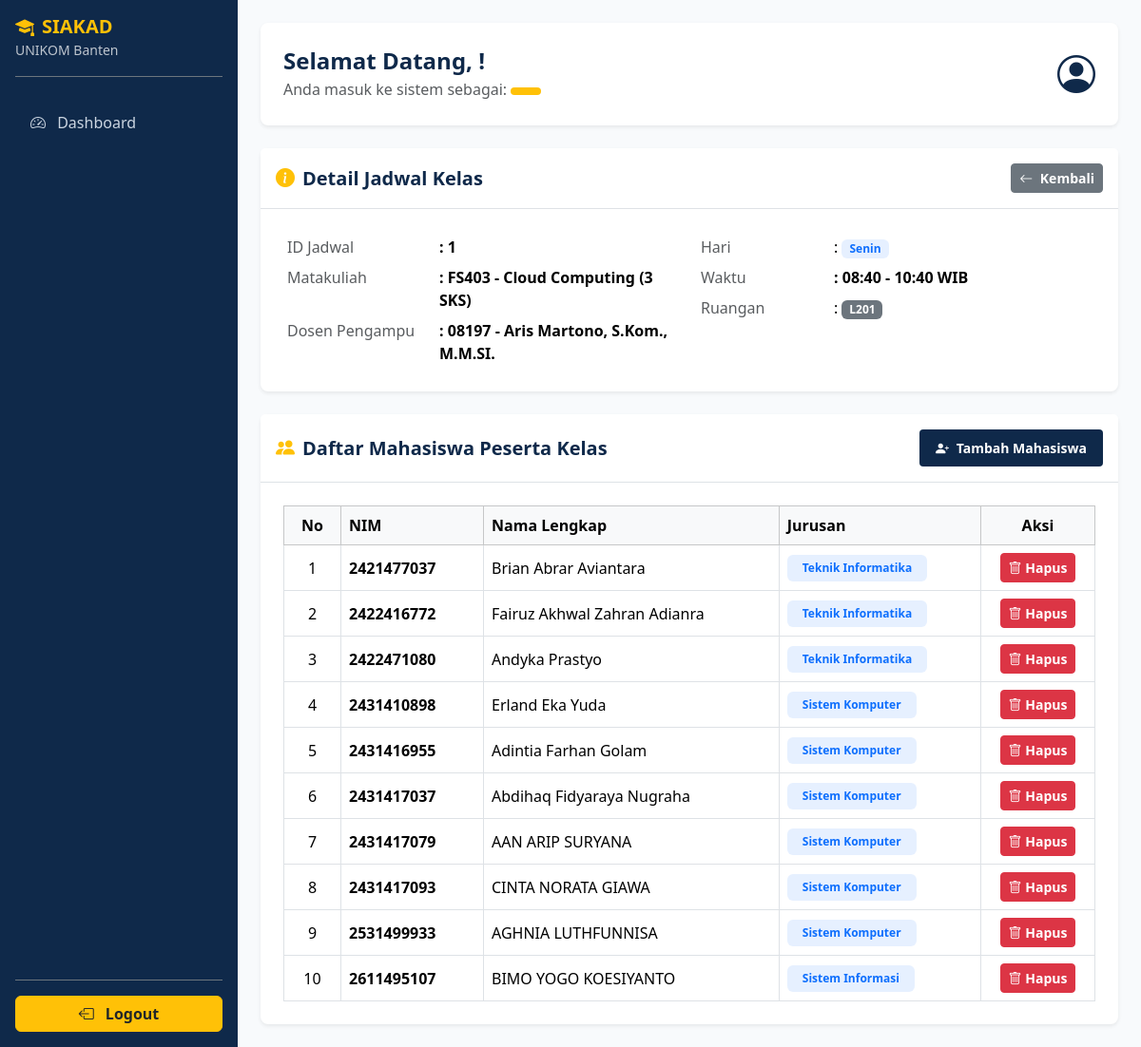
Screenshot of /jadwal_detail.php?id=1 with the database file from the repository.
### tables this page shows
CREATE TABLE `jadwal` (
  `id_jadwal` int(11) NOT NULL,
  `kode_mk` char(5) NOT NULL,
  `hari` enum('Senin','Selasa','Rabu','Kamis','Jumat','Sabtu') NOT NULL,
  `jam_mulai` time NOT NULL,
  `jam_selesai` time NOT NULL,
  `ruangan` char(5) NOT NULL,
  `nid` char(5) NOT NULL
);

CREATE TABLE `matakuliah` (
  `kode_mk` char(5) NOT NULL,
  `nama_mk` varchar(100) NOT NULL,
  `sks` int(1) NOT NULL
);

CREATE TABLE `dosen` (
  `nid` char(5) NOT NULL,
  `nama_lengkap` varchar(100) NOT NULL
);

CREATE TABLE `krs` (
  `id_krs` int(11) NOT NULL,
  `nim` char(10) NOT NULL,
  `id_jadwal` int(11) NOT NULL,
  `pertemuan1` time DEFAULT NULL,
  `pertemuan2` time DEFAULT NULL,
  `pertemuan3` time DEFAULT NULL,
  `pertemuan4` time DEFAULT NULL,
  `pertemuan5` time DEFAULT NULL,
  `nilai_tm` int(3) DEFAULT NULL,
  `nilai_uts` int(3) DEFAULT NULL,
  `nilai_uas` int(3) DEFAULT NULL,
  `nilai_akhir` decimal(5,2) DEFAULT NULL,
  `grade` char(1) DEFAULT NULL
);

CREATE TABLE `mahasiswa` (
  `nim` varchar(10) NOT NULL,
  `nama` varchar(100) NOT NULL,
  `jurusan` varchar(100) NOT NULL
);

### jadwal_detail.php (the view, shortened to what this page needs)
<?php
include "koneksi.php";
$id_jadwal = $_GET['id'];
include 'header.php';
$query_jadwal = mysqli_query($koneksi, "
    SELECT jadwal.*, matakuliah.nama_mk, matakuliah.sks, dosen.nama_lengkap AS nama_dosen
    FROM jadwal
    INNER JOIN matakuliah ON jadwal.kode_mk = matakuliah.kode_mk
    INNER JOIN dosen ON jadwal.nid = dosen.nid
    WHERE jadwal.id_jadwal = '$id_jadwal'
");
$jadwal = mysqli_fetch_assoc($query_jadwal);
$query_mhs = mysqli_query($koneksi, "
    SELECT krs.id_krs, mahasiswa.nim, mahasiswa.nama, mahasiswa.jurusan
    FROM krs
    INNER JOIN mahasiswa ON krs.nim = mahasiswa.nim
    WHERE krs.id_jadwal = '$id_jadwal'
    ORDER BY mahasiswa.nim ASC
");
$no = 1;
?>
        <div class="card border-0 shadow-sm rounded-3 mb-4">
            <div class="card-header bg-white py-3 d-flex justify-content-between align-items-center border-bottom">
                <h5 class="fw-bold mb-0" style="color: #0f294a;">
                    <i class="bi bi-info-circle-fill me-2 text-warning"></i>Detail Jadwal Kelas
                </h5>
                <a href="jadwal.php" class="btn btn-secondary btn-sm fw-semibold">
                    <i class="bi bi-arrow-left me-1"></i> Kembali
                </a>
            </div>
            <div class="card-body p-4">
                <div class="row g-3">
                    <div class="col-md-6">
                        <table class="table table-borderless table-sm mb-0">
                            <tr>
                                <td class="text-muted" width="160">ID Jadwal</td>
                                <td class="fw-semibold">: <?= $jadwal['id_jadwal']; ?></td>
                            </tr>
                            <tr>
                                <td class="text-muted">Matakuliah</td>
                                <td class="fw-semibold">: <?= $jadwal['kode_mk']; ?> - <?= $jadwal['nama_mk']; ?> (<?= $jadwal['sks']; ?> SKS)</td>
                            </tr>
                            <tr>
                                <td class="text-muted">Dosen Pengampu</td>
                                <td class="fw-semibold">: <?= $jadwal['nid']; ?> - <?= $jadwal['nama_dosen']; ?></td>
                            </tr>
                        </table>
                    </div>
                    <div class="col-md-6">
                        <table class="table table-borderless table-sm mb-0">
                            <tr>
                                <td class="text-muted" width="140">Hari</td>
                                <td>: <span class="badge bg-primary bg-opacity-10 text-primary px-2 py-1"><?= $jadwal['hari']; ?></span></td>
                            </tr>
                            <tr>
                                <td class="text-muted">Waktu</td>
                                <td class="fw-semibold">: <?= date('H:i', strtotime($jadwal['jam_mulai'])); ?> - <?= date('H:i', strtotime($jadwal['jam_selesai'])); ?> WIB</td>
                            </tr>
                            <tr>
                                <td class="text-muted">Ruangan</td>
                                <td>: <span class="badge bg-secondary"><?= $jadwal['ruangan']; ?></span></td>
                            </tr>
                        </table>
                    </div>
                </div>
            </div>
        </div>
        <div class="card border-0 shadow-sm rounded-3">
            <div class="card-header bg-white py-3 d-flex justify-content-between align-items-center border-bottom">
                <h5 class="fw-bold mb-0" style="color: #0f294a;">
                    <i class="bi bi-people-fill me-2 text-warning"></i>Daftar Mahasiswa Peserta Kelas
                </h5>
                <button type="button" class="btn btn-sm fw-semibold text-white px-3 py-2" style="background-color: #0f294a;" data-bs-toggle="modal" data-bs-target="#modalTambahMhs">
                    <i class="bi bi-person-plus-fill me-1"></i> Tambah Mahasiswa
                </button>
            </div>
            <div class="card-body p-4">
                <div class="table-responsive">
                    <table class="table table-hover table-bordered align-middle mb-0">
                        <thead class="table-light">
                            <tr>
                                <th class="text-center" width="60">No</th>
                                <th width="150">NIM</th>
                                <th>Nama Lengkap</th>
                                <th>Jurusan</th>
                                <th class="text-center" width="120">Aksi</th>
                            </tr>
                        </thead>
                        <tbody>
                        <?php if (mysqli_num_rows($query_mhs) > 0) { ?>
                            <?php foreach ($query_mhs as $mhs) { ?>
                            <tr>
                                <td class="text-center"><?= $no++; ?></td>
                                <td class="fw-semibold"><?= $mhs['nim']; ?></td>
                                <td><?= $mhs['nama']; ?></td>
                                <td>
                                    <span class="badge bg-primary bg-opacity-10 text-primary px-3 py-2">
                                        <?= $mhs['jurusan']; ?>
                                    </span>
                                </td>
                                <td class="text-center">
                                    <a href="jadwal_detail.php?id=<?= $id_jadwal; ?>&hapus=<?= $mhs['id_krs']; ?>" class="btn btn-danger btn-sm fw-semibold" onclick="return confirm('Yakin ingin menghapus mahasiswa ini dari jadwal?')">
                                        <i class="bi bi-trash"></i> Hapus
                                    </a>
                                </td>
                            </tr>
                            <?php } ?>
                        <?php } ?>
                        </tbody>
                    </table>
                </div>
            </div>
        </div>
    </div>
</div>
</body>
</html>

### header.php (style rules this page uses)
body { background-color: #f8fafc; }

### rows the page displays
jadwal: id_jadwal "1", kode_mk "FS403", kode_mk.nama_mk "Cloud Computing", kode_mk.sks "3", nid "08197", nid.nama_lengkap "Aris Martono, S.Kom., M.M.SI.", hari "Senin", jam_mulai "08:40", jam_selesai "10:40", ruangan "L201"
krs: nim.nim "2421477037", nim.nama "Brian Abrar Aviantara", nim.jurusan "Teknik Informatika"
krs: nim.nim "2422416772", nim.nama "Fairuz Akhwal Zahran Adianra", nim.jurusan "Teknik Informatika"
krs: nim.nim "2422471080", nim.nama "Andyka Prastyo", nim.jurusan "Teknik Informatika"
krs: nim.nim "2431410898", nim.nama "Erland Eka Yuda", nim.jurusan "Sistem Komputer"
krs: nim.nim "2431416955", nim.nama "Adintia Farhan Golam", nim.jurusan "Sistem Komputer"
krs: nim.nim "2431417037", nim.nama "Abdihaq Fidyaraya Nugraha", nim.jurusan "Sistem Komputer"
krs: nim.nim "2431417079", nim.nama "AAN ARIP SURYANA", nim.jurusan "Sistem Komputer"
krs: nim.nim "2431417093", nim.nama "CINTA NORATA GIAWA", nim.jurusan "Sistem Komputer"
krs: nim.nim "2531499933", nim.nama "AGHNIA LUTHFUNNISA", nim.jurusan "Sistem Komputer"
krs: nim.nim "2611495107", nim.nama "BIMO YOGO KOESIYANTO", nim.jurusan "Sistem Informasi"
